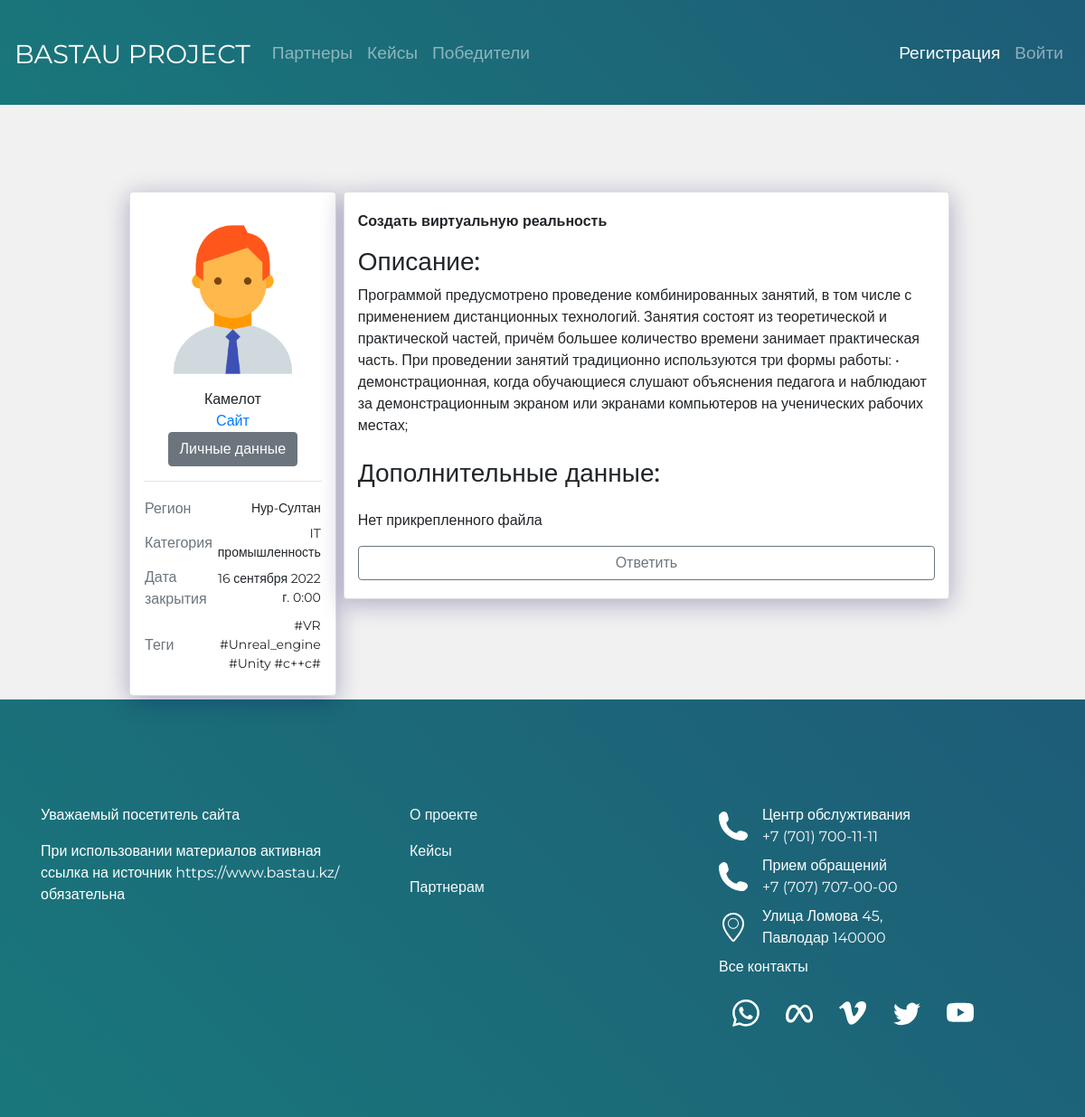
Screenshot of /showcases/27 with the database file from the repository.
### BastauApp/models.py (models this page shows, shortened)
class Case(models.Model):
    title = models.CharField(max_length=200, verbose_name='Название')
    description = models.TextField(verbose_name='Описание кейса')
    date_of_create = models.DateTimeField(auto_now=True, verbose_name='Дата создания')
    date_of_edit = models.DateTimeField(auto_now_add=True, verbose_name='Дата последней редакции')
    date_of_close = models.DateTimeField(verbose_name='Дата закрытия')
    category = models.ForeignKey(Category, on_delete=models.CASCADE, verbose_name='Категории')
    file = models.FileField(verbose_name='Файл', upload_to="file",blank=True)
    region = models.CharField(max_length=50, choices=REGIONS, default=REGIONS[0],verbose_name='Область')
    user_id = models.ForeignKey(Partner, on_delete=models.CASCADE, related_name='partners', verbose_name='Организации')
    is_published = models.BooleanField(default=True, verbose_name='Опубликован')
    tags = TaggableManager()
    class Meta:
        verbose_name = "Кейс"
        verbose_name_plural = "Кейсы"

class Partner(models.Model):
    user = models.OneToOneField(User, verbose_name='id', on_delete=models.CASCADE, primary_key=True)
    Fio = models.CharField(max_length=100, verbose_name='ФИО', blank=True)
    name_of_partner = models.CharField(max_length=100, verbose_name='Название организации')
    site = models.URLField(max_length=200, verbose_name='Сайт')
    avatar = models.ImageField("Аватар", upload_to="img/", blank=True)
    about_company = models.TextField(max_length=1000,verbose_name='О компании')
    class Meta:
        verbose_name = "Партнер"
        verbose_name_plural = "Партнеры"

class Category(models.Model):
    title = models.CharField(max_length=30, verbose_name='Название')
    class Meta:
        verbose_name = "Категория"
        verbose_name_plural = "Категории"
    def __str__(self):
        return self.title

### BastauApp/views.py (the view)
# urls.py: path('showcases/<case_id>', detail_view, name= 'detail_case' ),
def detail_view(request, case_id):
    context = {}
    context["data"] = Case.objects.get(pk=case_id)
    context["menu"] = menu
    return render(request, "DetailCase.html", context)

### BastauApp/templates/DetailCase.html (shortened to what this page needs)
{% extends 'base.html' %}
{% load static %}
{% load widget_tweaks %}
 {% block content %}
<br><br><br><br>
    <div class="w-75 align-item-center m-auto">
        <div class="row">
            <div class="col-lg-3 main-cases__item mb-1 mr-2 ml-2 h-100 card">
                {% if data.user_id.avatar %}
                    <div class="d-flex justify-content-center"><img src="{{data.user_id.avatar.url}}" alt="" width="200px"></div>
                {% else %}
                   <div class="d-flex justify-content-center"><img src="{% static 'img_register/avatar_partners.png' %}"  height="200px"></div>
                {% endif %}
                <div class="d-flex justify-content-center">{{data.user_id.name_of_partner}}</div>
                <div class="d-flex justify-content-center"><a href="{{data.user_id.site}}">Сайт</a></div>
                <div class="d-flex justify-content-center"><a href="{% url 'detail_partner' data.user_id_id %}"><button class="btn  btn-secondary ">Личные данные</button></a></div>
                <hr>
                <table  class="w-100 table_info_partners">
                    <tr class="">
                        <td class="text-secondary ml-3">Регион</td>
                        <td class="fs-1 font-s-info-parners mt-2">{{data.region}}</td>
                    </tr>
                    <tr class="">
                        <td class="text-secondary align-items-start">Категория</td>
                        <td class="fs-1 font-s-info-parners mt-2">{{data.category}}</td>
                    </tr>
                        <tr class="">
                        <td class="text-secondary align-items-start">Дата закрытия</td>
                        <td class="fs-1 font-s-info-parners mt-2">{{data.date_of_close}}</td>
                    </tr>
                    <tr class="">
                        <td class="text-secondary align-items-start">Теги</td>
                        <td class="fs-1 font-s-info-parners mt-2">
                            {% for tag in data.tags.all %}
                               #{{tag}}
                              {% endfor %}</td>
                    </tr>
                </table>
            </div>
            <div class="main-cases__item col-lg h-100 card">
                 <b><p>{{data.title}}</p></b>
                <h3>Описание:</h3>
                <div class="mb-4">{{data.description}}</div>
                <h3 class="mb-4">Дополнительные данные:</h3>
                {% if data.file %}
                 <p class="mb-4"><a href="{{data.file.url}}" download=""><button class="btn btn-secondary">Скачать файл</button></a></p>
                {% else %}
                 <p>Нет прикрепленного файла</p>
                {% endif %}
                <div class="justify-content-center align-bottom "><a href="{% url 'answer' data.pk %}"><button class="btn btn-outline-secondary btn-block ">Ответить</button></a></div>
            </div>
       </div>
    </div>
{% endblock %}

### BastauApp/static/css/style.css (style rules this page uses)
* { font-family: 'Montserrat', sans-serif; }
body { background-color: #f1f1f1 !important; height: 100%; }
html { height: 100%; }
body { position: relative; }
.main-cases__item { padding: 20px; box-shadow: rgb(12 6 91 / 31%) 0px 5px 27px 0px; max-width:100%; width:400px; }
.d-flex { display: flex; justify-content: space-between; }
.card { border-radius: 50px; }
.row { margin-right:0 !important; }
.font-s-info-parners { font-size: 14px; text-align: right; }
.table_info_partners { height: 200px; }

### BastauApp/static/css/zero.css (style rules this page uses)
*, *::before, *::after { box-sizing: border-box; }
body, h1, h2, h3, h4, p, ul[class], ol[class], li, figure, figcaption, blockquote, dl, dd { margin: 0; }
body { background-color: #f1f1f1; }
a:not([class]) { text-decoration-skip-ink: auto; }
img { max-width: 100%; display: block; }
input, button, textarea, select { font: inherit; }
a { color:rgb(47, 148, 136) ; text-decoration: none; }
a:after { text-decoration: none; }

### rows the page displays
Case: user_id.avatar (picture), user_id.name_of_partner "Камелот", region "Нур-Султан", category "IT промышленность", date_of_close "16 сентября 2022 г. 0:00", title "Создать виртуальную реальность", description "Программой предусмотрено проведение комбинированных занятий, в том числе с применением дистанционных технологий. Занятия состоят из теоретической и практической частей, причём большее количество времени занимает практическая часть. При проведении занятий традиционно используются три формы работы: • демонстрационная, когда обучающиеся слушают объяснения педагога и наблюдают за демонстрационным экраном или экранами компьютеров на ученических рабочих местах;"
Tag: name "VR"
Tag: name "Unreal_engine"
Tag: name "Unity"
Tag: name "c++c#"

### other values shown
{{ item.title }} "Партнеры" "Кейсы"
{{ item.title }} "Победители"
